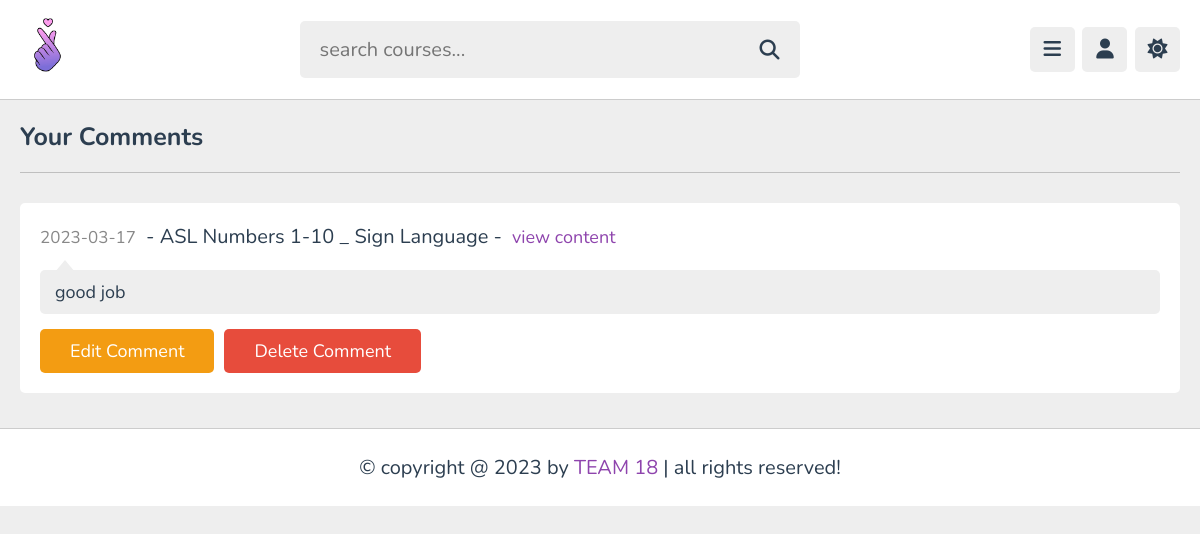
Screenshot of /comments.php (signed in) with the database file from the repository.
### tables this page shows
CREATE TABLE `comments` (
  `id` varchar(20) NOT NULL,
  `content_id` varchar(20) NOT NULL,
  `user_id` varchar(20) NOT NULL,
  `tutor_id` varchar(20) NOT NULL,
  `comment` varchar(1000) NOT NULL,
  `date` date NOT NULL DEFAULT current_timestamp()
);

CREATE TABLE `content` (
  `id` varchar(20) NOT NULL,
  `tutor_id` varchar(20) NOT NULL,
  `playlist_id` varchar(20) NOT NULL,
  `title` varchar(100) NOT NULL,
  `description` varchar(1000) NOT NULL,
  `video` varchar(100) NOT NULL,
  `thumb` varchar(100) NOT NULL,
  `date` date NOT NULL DEFAULT current_timestamp(),
  `status` varchar(20) NOT NULL DEFAULT 'deactive'
);

### comments.php (the view, shortened to what this page needs)
<?php
include 'components/connect.php';
if(isset($_COOKIE['user_id'])){
   $user_id = $_COOKIE['user_id'];
}else{
   $user_id = '';
   header('location:home.php');
}
?>
<!DOCTYPE html>
<html lang="en">
<head>
   <link rel="stylesheet" href="https://cdnjs.cloudflare.com/ajax/libs/font-awesome/6.2.0/css/all.min.css">
   <link rel="stylesheet" href="css/style.css">
</head>
<body>
<?php include 'components/user_header.php'; ?>
<section class="comments">
   <h1 class="heading">your comments</h1>
   <div class="show-comments">
      <?php
         $select_comments = $conn->prepare("SELECT * FROM `comments` WHERE user_id = ?");
         $select_comments->execute([$user_id]);
         if($select_comments->rowCount() > 0){
            while($fetch_comment = $select_comments->fetch(PDO::FETCH_ASSOC)){
               $select_content = $conn->prepare("SELECT * FROM `content` WHERE id = ?");
               $select_content->execute([$fetch_comment['content_id']]);
               $fetch_content = $select_content->fetch(PDO::FETCH_ASSOC);
      ?>
      <div class="box" style="<?php if($fetch_comment['user_id'] == $user_id){echo 'order:-1;';} ?>">
         <div class="content"><span><?= $fetch_comment['date']; ?></span><p> - <?= $fetch_content['title']; ?> - </p><a href="watch_video.php?get_id=<?= $fetch_content['id']; ?>">view content</a></div>
         <p class="text"><?= $fetch_comment['comment']; ?></p>
         <?php
            if($fetch_comment['user_id'] == $user_id){
         ?>
         <form action="" method="post" class="flex-btn">
            <button type="submit" name="edit_comment" class="inline-option-btn">edit comment</button>
            <button type="submit" name="delete_comment" class="inline-delete-btn" onclick="return confirm('delete this comment?');">delete comment</button>
         </form>
         <?php
         }
         ?>
      </div>
      <?php
       }
      }else{
         echo '<p class="empty">no comments added yet!</p>';
      }
      ?>
      </div>
</section>
<?php include 'components/footer.php'; ?>
</body>
</html>

### css/style.css (style rules this page uses)
:root { --main-color:#8e44ad; --red:#e74c3c; --oragen:#f39c12; --white:#fff; --black:#2c3e50; --light-color:#888; --light-bg:#eee; --border:.1rem solid rgba(0,0,0,.2); }
* { font-family: 'Nunito', sans-serif; margin: 0; padding: 0; box-sizing: border-box; outline: none; border: none; text-decoration: none; }
html { font-size: 62.5%; overflow-x: hidden; }
body { background-color: var(--light-bg); padding-left: 30rem; }
section { padding:2rem; max-width: 1200px; margin: 0 auto; }
.btn, .option-btn, .delete-btn, .inline-btn, .inline-option-btn, .inline-delete-btn { border-radius: .5rem; padding: 1rem 3rem; font-size: 1.8rem; color: #fff; margin-top: 1rem; text-transform: capitalize; cursor: pointer; text-align: center; }
.inline-btn, .inline-option-btn, .inline-delete-btn { display: inline-block; }
.option-btn, .inline-option-btn { background-color: var(--oragen); }
.delete-btn, .inline-delete-btn { background-color: var(--red); }
.flex-btn { display:flex; gap: 1rem; }
.heading { padding-bottom: 1.8rem; border-bottom: var(--border); font-size: 2.5rem; color: var(--black); text-transform: capitalize; margin-bottom: 3rem; }
.comments .show-comments { background-color: var(--white); border-radius: .5rem; padding: 2rem; display: grid; gap: 2.5rem; }
.comments .show-comments .content { margin-bottom: 2rem; }
.comments .show-comments .content p { font-size: 2rem; color: var(--black); padding: 0 1rem; display: inline-block; }
.comments .show-comments .content span { font-size: 1.7rem; color: var(--light-color); }
.comments .show-comments .content a { color: var(--main-color); font-size: 1.8rem; }
.comments .show-comments .text { border-radius: .5rem; background-color: var(--light-bg); padding: 1rem 1.5rem; color: var(--black); margin: .5rem 0; position: relative; z-index: 0; white-space: pre-line; font-size: 1.8rem; }
.comments .show-comments .text::before { content: ''; position: absolute; top: -1rem; left: 1.5rem; height: 1.2rem; width: 2rem; background-color: var(--light-bg); clip-path: polygon(50% 0%, 0% 100%, 100% 100%); }
@media (max-width:1200px) { body { padding-left: 0; } }

### rows the page displays
comments: date "2023-03-17", content.title "ASL Numbers 1-10 _ Sign Language", comment "good job"
